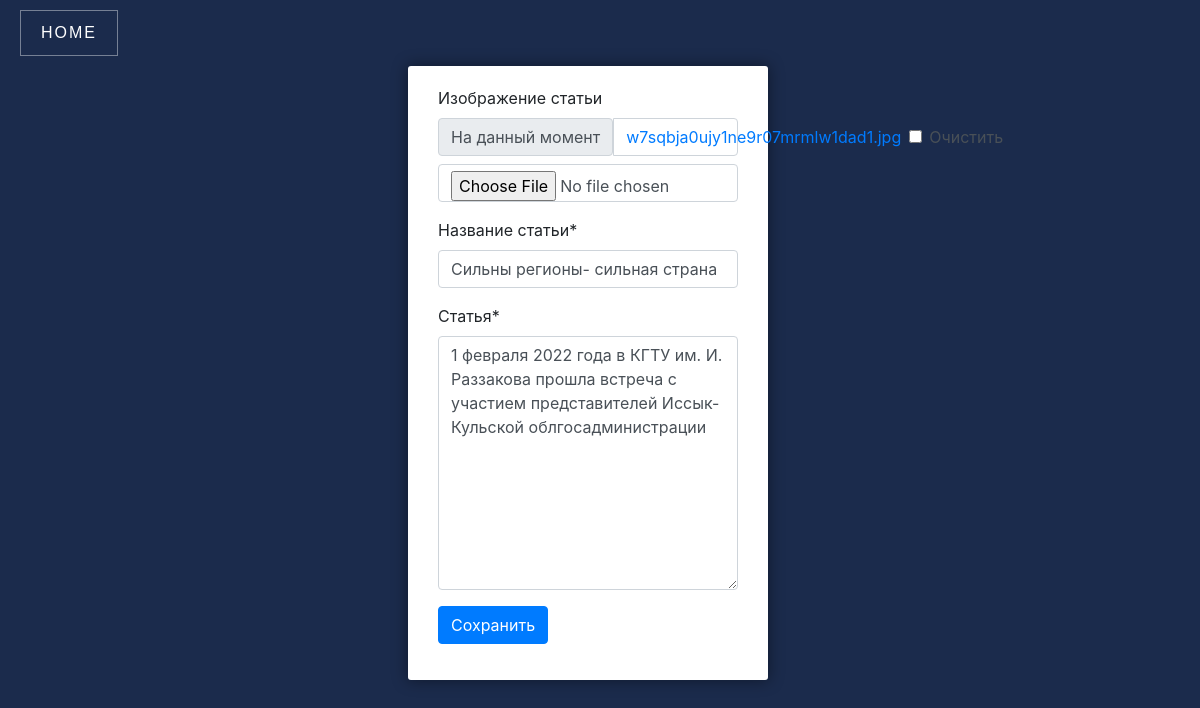
/updatenews/3/ (signed in), run on the app's committed database.
### main/models.py (models this page shows, shortened)
class News(models.Model):
    images = models.ImageField("Изображение статьи",blank=True,null=True)
    tittle = models.CharField("Название статьи",max_length=250)
    full_text = models.TextField("Статья")
    date = models.DateTimeField("Дата публикации",auto_now_add=True,null=True,blank=True)
    class Meta:
        verbose_name = "Новость"
        verbose_name_plural = "Новости"

### main/views.py (the view)
# urls.py: path('updatenews/<int:pk>/',NewsUpdateView.as_view(),name = 'updatenews'),
class NewsUpdateView(LoginRequiredMixin,UpdateView):
    model = News
    template_name = 'main/createnews.html'
    form_class = NewsForm
    success_url = reverse_lazy("News")

### main/forms.py
class NewsForm(ModelForm):
    class Meta:
        model = News
        fields = ['images','tittle','full_text']
    def __init__(self, *args, **kwargs):
        super().__init__(*args, **kwargs)
        self.helper = FormHelper()
        self.helper.form_method = 'post'
        self.helper.add_input(Submit('submit', 'Сохранить'))

### main/templates/main/createnews.html (shortened to what this page needs)
<!DOCTYPE html>
{% load static %}
{% load crispy_forms_tags %}
<html lang="ru">
<head>
    <link rel="stylesheet" href="https://stackpath.bootstrapcdn.com/bootstrap/4.1.3/css/bootstrap.min.css">
    <link rel="stylesheet" href="{% static 'main/css/create.css' %}">
</head>
<body style="background-color: #1b2b4c;">
    <a href="{% url 'News' %}" class="border-button">Home</a>
    <fieldset>
        <form method="post" enctype="multipart/form-data">
            {% crispy form %}
        </form>
    </fieldset>
</body>
</html>

### static/main/css/create.css (style rules this page uses)
html { height: 100%; background-color: #1b2b4c; }
fieldset { background: white; border: 0 none; border-radius: 3px; box-shadow: 0 0 15px 1px rgba(0, 0, 0, 0.4); padding: 20px 30px; box-sizing: border-box; width: 30%; margin: 0% 34%; }
.border-button { text-decoration: none; display: inline-block; padding: 10px 20px; margin: 10px 20px; position: relative; color: white; border: 1px solid rgba(255, 255, 255, .4); background: none; font-weight: 300; font-family: 'Montserrat', sans-serif; text-transform: uppercase; letter-spacing: 2px; }
.border-button:before, .border-button:after { content: ""; position: absolute; width: 0; height: 0; opacity: 0; box-sizing: border-box; }
.border-button:before { bottom: 0; left: 0; border-left: 1px solid white; border-top: 1px solid white; transition: 0s ease opacity .8s, .2s ease width .4s, .2s ease height .6s; }
.border-button:after { top: 0; right: 0; border-right: 1px solid white; border-bottom: 1px solid white; transition: 0s ease opacity .4s, .2s ease width, .2s ease height .2s; }

### data on the page
News: tittle "Сильны регионы- сильная страна", full_text "1 февраля 2022 года в КГТУ им. И. Раззакова прошла встреча с участием представителей Иссык-Кульской облгосадминистрации"
